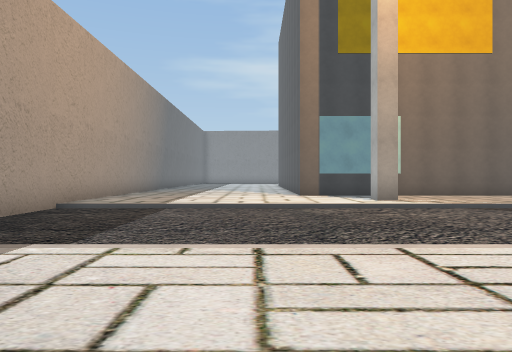
View 1 (above)

24 first-person views from a walk through a 3-D level made in the Unity game engine. The camera is 1.2 m above the floor, looks level and sees 70° across. The floor is counted in squares, 2 m on a side. Each view is taken from the middle of a square. On the plan, view 1 faces up. The plan holds only what a view shows up to about 10 squares ahead; the rest is blank. The place goes on beyond the plan. Some surface patterns are stand-ins.

View 2
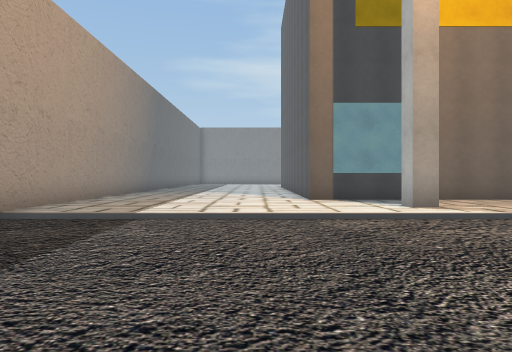

View 3
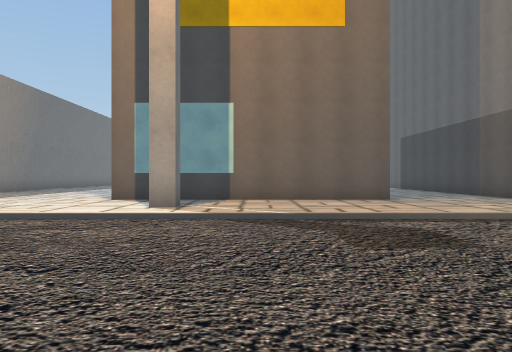

View 4
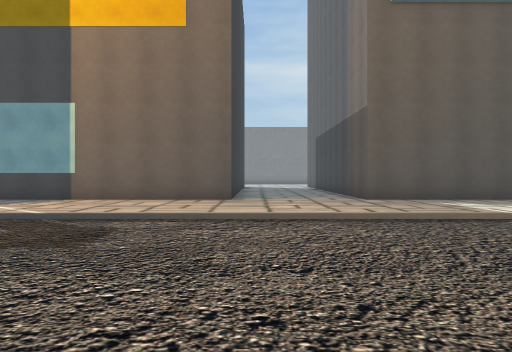

View 5
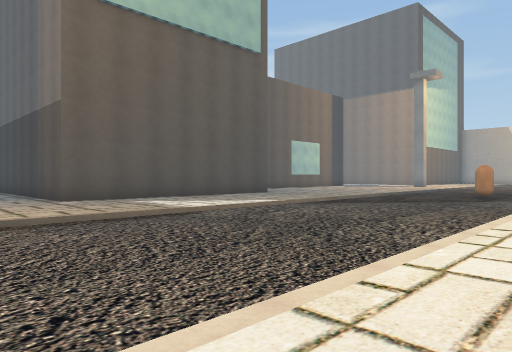

View 6
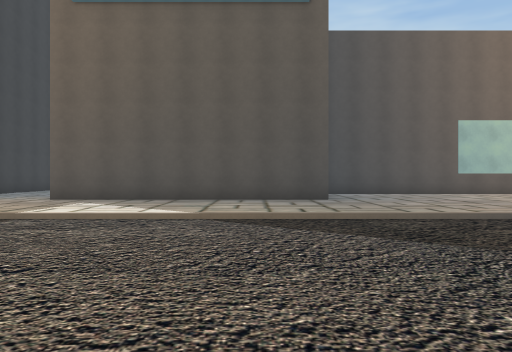

View 7
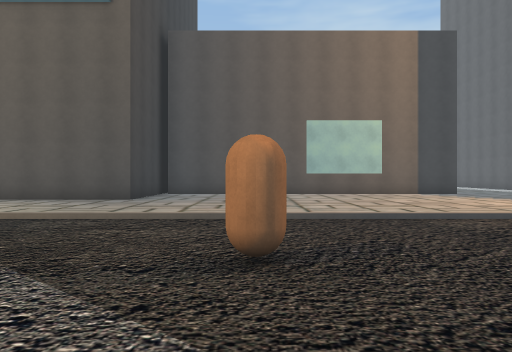

View 8
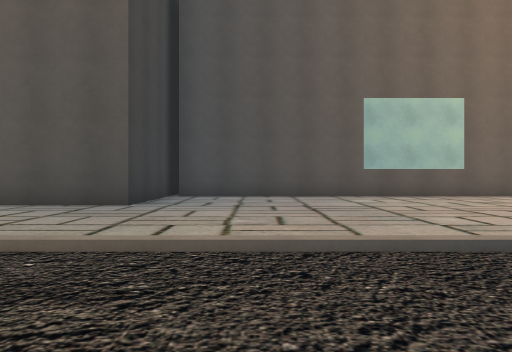

View 9
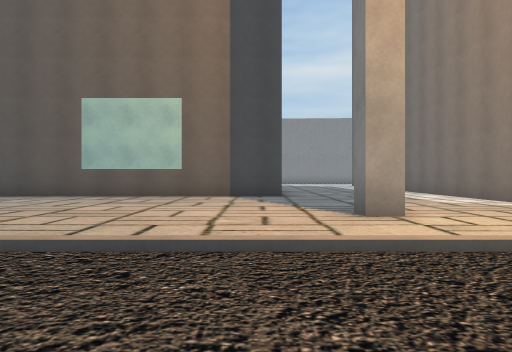

View 10
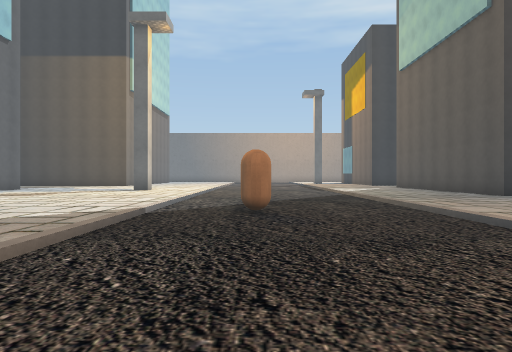

View 11
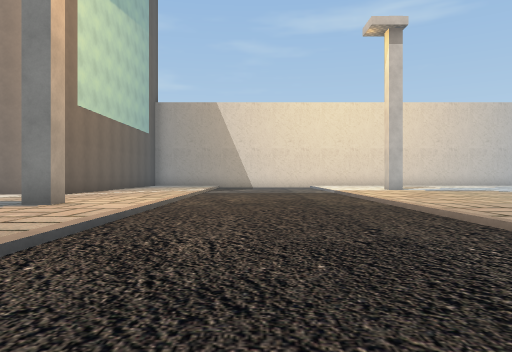

View 12
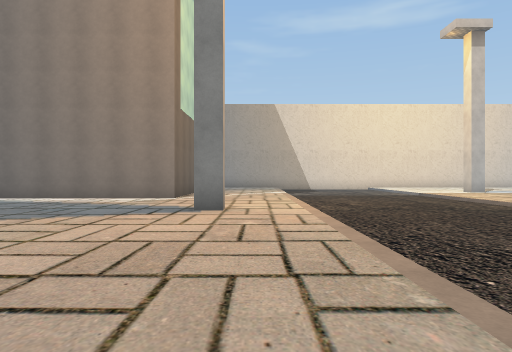

View 13
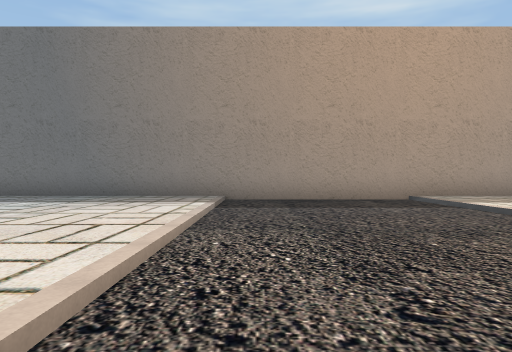

View 14
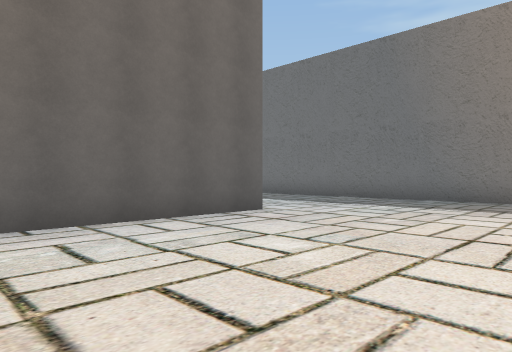

View 15
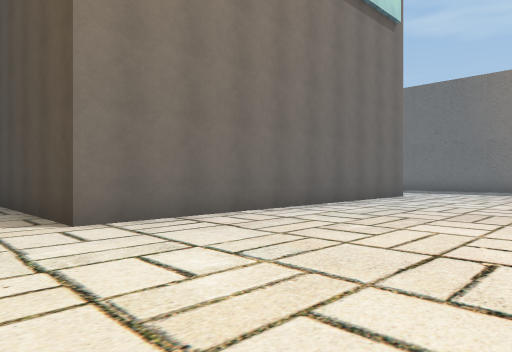

View 16
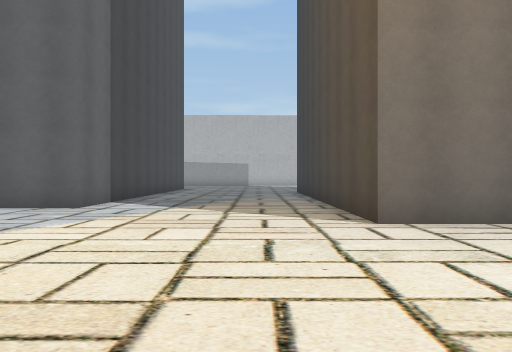

View 17
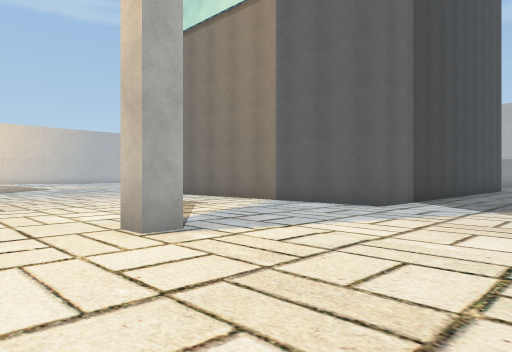

View 18
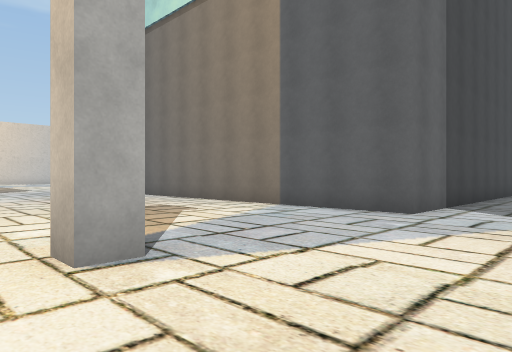

View 19
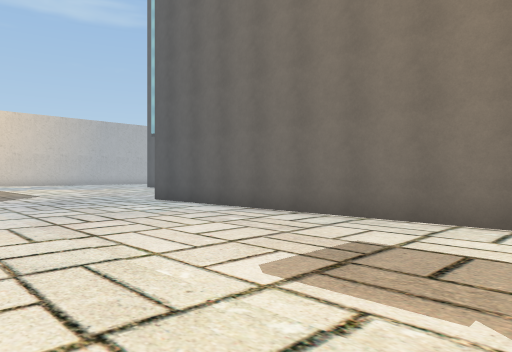

View 20
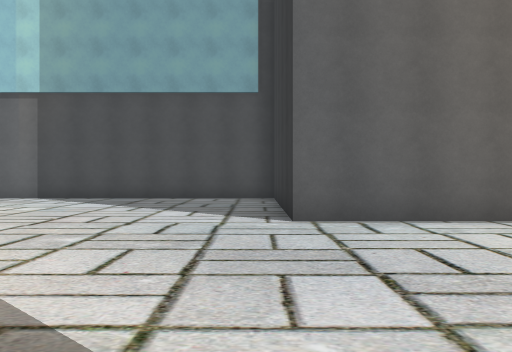

View 21
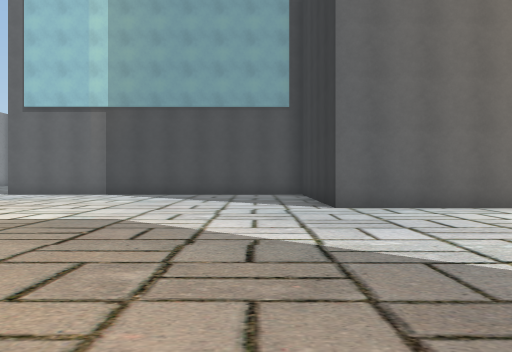

View 22
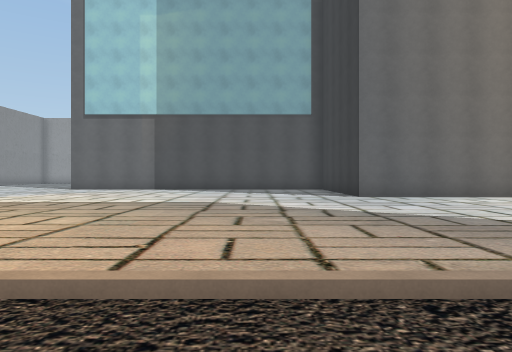

View 23
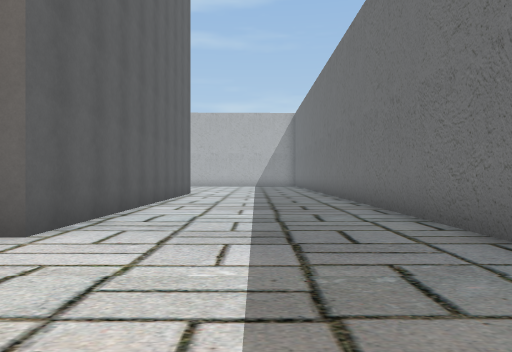

View 24
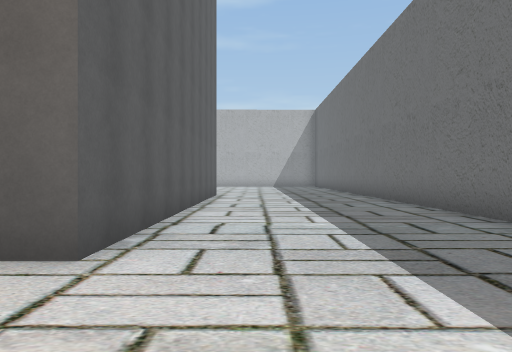

### Floor plan
Key: @ floor where view 1 was taken; # wall or solid block; . main floor; - floor 0.25 m lower than the main floor; / step, stairs or slope; C orange capsule.
Columns run from 5 left of view 1 to 33 right of it. Each row starts with its distance up from view 1.
 16                                       #
 15                        ###        ....#
 14                        #.#########....#
 13                 .#     #..............#
 12 #......#######...#######..............#
 11 #......................................
 10 #..................................#...
  9 #.......#..............................
  8 #//////////////////////////////////////
  7 #--------------------------------------
  6 #--------------------------------------
  5 #--------------------------C-----------
  4 #--------------------------------------
  3 #/////////// //////////////////////////
  2 #......................................
  1 #...................#..................
  0 #....@.................................
 -1 #.....................................
 -2 #.....#########........................
 -3 #.....#       #........................
 -4 #.....#       #.....###########........
 -5 #.....#       #.....#         #........
 -6 #.....#       #.....#         #........
 -7 #.....#       #.....#         #........
 -8 #.....#           ..#         #.......
 -9 #.....#           ..#         #########

Where each view was taken, in squares from view 1:
view 1: 0 up, 0 right, facing up
view 2: 2 up, 0 right, facing up
view 3: 2 up, 5 right, facing up
view 4: 2 up, 9 right, facing up
view 5: 2 up, 9 right, facing up-right
view 6: 2 up, 17 right, facing up
view 7: 2 up, 22 right, facing up
view 8: 5 up, 21 right, facing up
view 9: 5 up, 28 right, facing up
view 10: 5 up, 28 right, facing left
view 11: 6 up, 23 right, facing right
view 12: 9 up, 23 right, facing right
view 13: 4 up, 5 right, facing left
view 14: 3 up, 5 right, facing down-left
view 15: 3 up, 11 right, facing down-left
view 16: 3 up, 11 right, facing down
view 17: 3 up, 11 right, facing down-right
view 18: 2 up, 12 right, facing down-right
view 19: 1 up, 17 right, facing down-right
view 20: 1 up, 26 right, facing down
view 21: 3 up, 27 right, facing down
view 22: 5 up, 28 right, facing down
view 23: 2 up, 2 left, facing down
view 24: 1 up, 1 left, facing down
